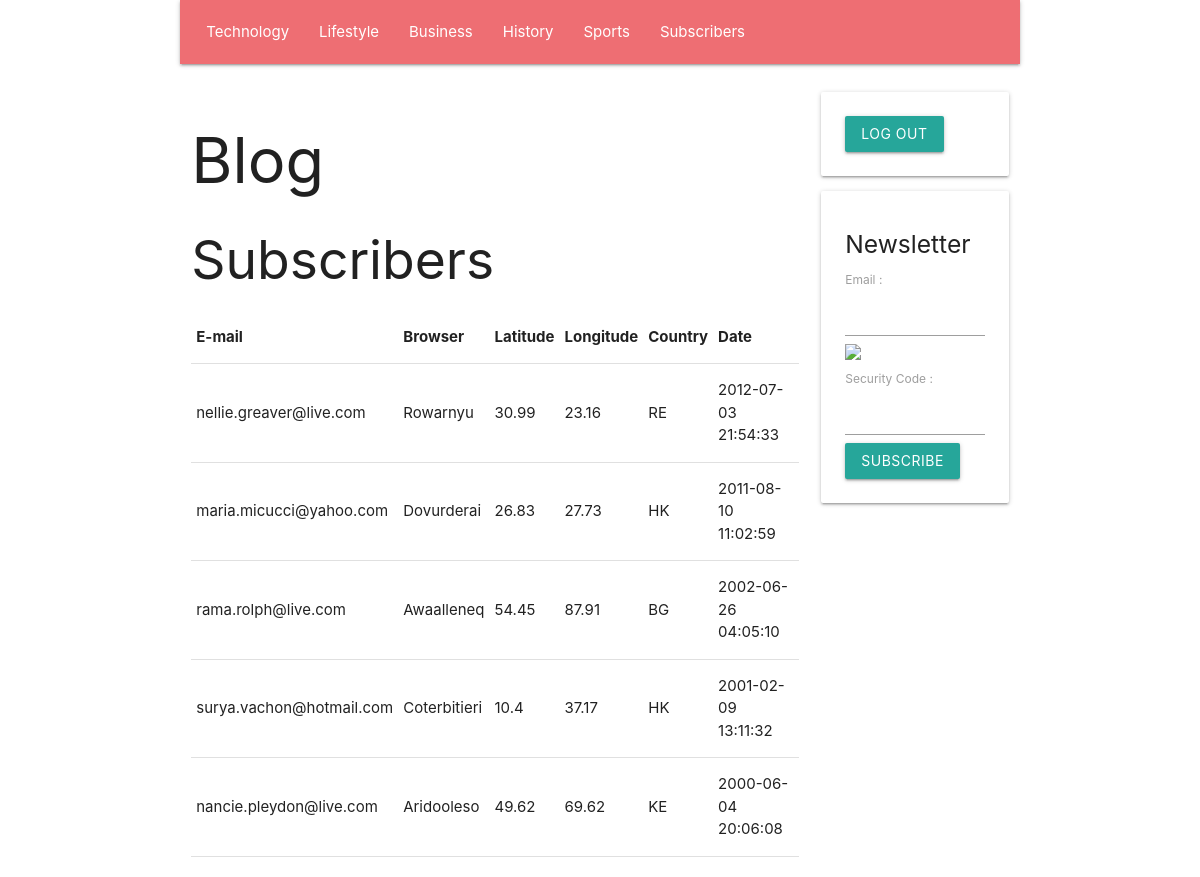
Page /en/subscribers (signed in) on the committed database.
### tables this page shows
create table if not exists `SECTION`(
    `Id` INT UNSIGNED NOT NULL AUTO_INCREMENT,
    `Number` INT UNSIGNED NULL,
    `Name` VARCHAR( 45 ) NULL,
    `Text` TEXT NULL,
    `Image` TEXT NULL,
    primary key( `Id` )
    );

create table if not exists `SUBSCRIBER`(
    `Id` INT UNSIGNED NOT NULL AUTO_INCREMENT,
    `Email` VARCHAR( 45 ) NULL,
    `IpAddress` TEXT NULL,
    `Browser` TEXT NULL,
    `Latitude` DOUBLE NULL,
    `Longitude` DOUBLE NULL,
    `CountryCode` VARCHAR( 2 ) NULL,
    `DateTime` DATETIME NULL,
    primary key( `Id` )
    );

### PUBLIC/CONTROLLER/show_subscribers_controller.php (called while the page is built, shortened)
<?php
require_once __DIR__ . '/' . 'view_controller.php';
class SHOW_SUBSCRIBERS_CONTROLLER extends VIEW_CONTROLLER
{
    function __construct(
        string $language_code
        )
    {
        $this->SectionArray = GetDatabaseSectionArray();
        $this->SubscriberArray = GetDatabaseSubscriberArray();
        require_once __DIR__ . '/' . '../VIEW/show_subscribers_view.php';
    }
}
 $show_subscribers_controller = new SHOW_SUBSCRIBERS_CONTROLLER(  $language_code );

### PUBLIC/FRAMEWORK/database.php (called while the page is built, shortened)
<?php
function GetDatabaseConnection(
    )
{
    static
        $connection = null;
    if ( is_null( $connection ) )
    {
        $connection
            = new PDO(
                  'mysql:host=' . DatabaseHost . ';dbname=' . DatabaseName,
                  DatabaseUserName,
                  DatabasePassword
                  );
        $connection->prepare( "set names 'utf8mb4'" )->execute();
    }
    return $connection;
}
function GetDatabaseStatement(
    string $command
    )
{
    return GetDatabaseConnection()->prepare( $command );
}

### PUBLIC/MODEL/section.php (called while the page is built, shortened)
<?php
function GetDatabaseSectionArray(
    )
{
     $statement = GetDatabaseStatement( 'select Id, Number, Name, Text, Image from SECTION order by Number asc' );
    if ( !$statement->execute() )
    {
        var_dump( $statement->errorInfo() );
    }
     $section_array = [];
    while (  $section = $statement->fetchObject() )
    {
        $section->Id = ( int )( $section->Id );
        $section->Number = ( int )( $section->Number );
        array_push( $section_array, $section );
    }
    return $section_array;
}

### PUBLIC/CONTROLLER/view_controller.php (called while the page is built, shortened)
<?php
require_once __DIR__ . '/' . '../MODEL/session.php';
class VIEW_CONTROLLER
{
    function __construct(
        string $language_code
        )
    {
        $this->Session = new SESSION();
        $this->LanguageCode = $language_code;
    }
}

### PUBLIC/FRAMEWORK/session.php (called while the page is built, shortened)
<?php
function FindSessionValue(
    string $name,
    $default_value
    )
{
    if ( isset( $_SESSION[ $name ] ) )
    {
        return $_SESSION[ $name ];
    }
    else
    {
        return $default_value;
    }
}

### PUBLIC/MODEL/session.php (called while the page is built, shortened)
<?php
class SESSION
{
    function __construct(
        )
    {
        $this->UserIsConnected = FindSessionValue( 'UserIsConnected', false );
    }
}

### PUBLIC/MODEL/subscriber.php (called while the page is built, shortened)
<?php
function GetDatabaseSubscriberArray(
    )
{
     $statement = GetDatabaseStatement( 'select Id, Email, IpAddress, Browser, Latitude, Longitude, CountryCode, DateTime from SUBSCRIBER order by DateTime desc' );
    if ( !$statement->execute() )
    {
        var_dump( $statement->errorInfo() );
    }
     $subscriber_array = [];
    while (  $subscriber = $statement->fetchObject() )
    {
        $subscriber->Id = ( int )( $subscriber->Id );
        $subscriber->Latitude = ( float )( $subscriber->Latitude );
        $subscriber->Longitude = ( float )( $subscriber->Longitude );
        array_push( $subscriber_array, $subscriber );
    }
    return $subscriber_array;
}

### PUBLIC/VIEW/show_subscribers_view.php (the view, shortened to what this page needs)
<?php require_once __DIR__ . '/' . 'BLOCK/page_header_block.php'; ?>
<h2>
    Subscribers
</h2>
<table class="table sortable-table">
    <tr>
        <th class="sortable-column">
            E-mail
        </th>
        <th class="sortable-column">
            Browser
        </th>
        <th class="sortable-column">
            Latitude
        </th>
        <th class="sortable-column">
            Longitude
        </th>
        <th class="sortable-column">
            Country
        </th>
        <th class="sortable-column order-is-descending">
            Date
        </th>
    </tr>
    <?php foreach ( $this->SubscriberArray as  $subscriber ) { ?>
        <tr>
            <td>
                <?php echo htmlspecialchars( $subscriber->Email ); ?>
            </td>
            <td>
                <?php echo htmlspecialchars( $subscriber->Browser ); ?>
            </td>
            <td>
                <?php echo htmlspecialchars( $subscriber->Latitude ); ?>
            </td>
            <td>
                <?php echo htmlspecialchars( $subscriber->Longitude ); ?>
            </td>
            <td>
                <?php echo htmlspecialchars( $subscriber->CountryCode ); ?>
            </td>
            <td>
                <?php echo htmlspecialchars( $subscriber->DateTime ); ?>
            </td>
        </tr>
    <?php } ?>
</table>
<?php require_once __DIR__ . '/' . 'BLOCK/page_footer_block.php'; ?>

### PUBLIC/VIEW/BLOCK/page_header_block.php (shortened to what this page needs)
<!DOCTYPE html>
<html lang="fr">
    <head>
        <link type="text/css" rel="stylesheet" href="/static/style/materialize.min.css"/>
    </head>
    <body class="container">
        <div class="row">
            <nav class="col m12">
                <ul>
                    <?php foreach ( $this->SectionArray as  $section ) { ?>
                        <li>
                            <a href="/<?php echo htmlspecialchars( $this->LanguageCode ); ?>/section/<?php echo htmlspecialchars( $section->Id ); ?>">
                                <?php echo htmlspecialchars( $section->Name ); ?>
                            </a>
                        </li>
                    <?php } ?>
                    <?php if ( $this->Session->UserIsConnected ) { ?>
                        <li>
                            <a href="/<?php echo htmlspecialchars( $this->LanguageCode ); ?>/subscribers">
                                Subscribers
                            </a>
                        </li>
                    <?php } ?>
                </ul>
            </nav>
        </div>
        <div class="row">
            <div class="col m9">
                <h1>
                    Blog
                </h1>

### rows in the picture
section: Name "Technology"
section: Name "Lifestyle"
section: Name "Business"
section: Name "History"
section: Name "Sports"
subscriber: Email "nellie.greaver@live.com", Browser "Rowarnyu", Latitude "30.99", Longitude "23.16", CountryCode "RE", DateTime "2012-07-03 21:54:33"
subscriber: Email "maria.micucci@yahoo.com", Browser "Dovurderai", Latitude "26.83", Longitude "27.73", CountryCode "HK", DateTime "2011-08-10 11:02:59"
subscriber: Email "rama.rolph@live.com", Browser "Awaalleneq", Latitude "54.45", Longitude "87.91", CountryCode "BG", DateTime "2002-06-26 04:05:10"
subscriber: Email "surya.vachon@hotmail.com", Browser "Coterbitieri", Latitude "10.4", Longitude "37.17", CountryCode "HK", DateTime "2001-02-09 13:11:32"
subscriber: Email "nancie.pleydon@live.com", Browser "Aridooleso", Latitude "49.62", Longitude "69.62", CountryCode "KE", DateTime "2000-06-04 20:06:08"
